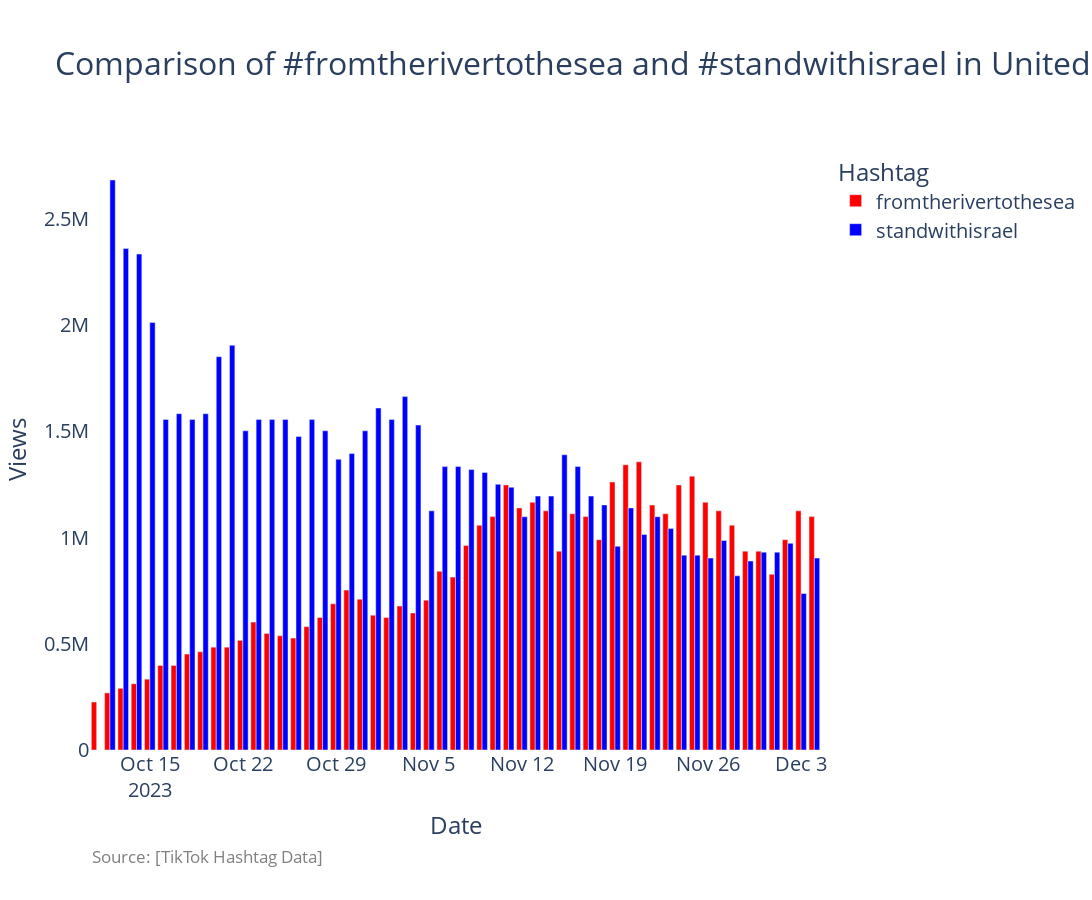

Here is the notebook cell this chart was saved with:
### Code cell
#trends_df_dict[country_code][['standwithisrael','freepalestine']]


def plot_trend_2x2(country_code, hashtag_list, df_trends, bar_colors=['red', 'blue']):
    # Check if the hashtag list contains exactly two hashtags
    if len(hashtag_list) != 2:
        print('Error: exactly 2 hashtags required')
        return

    # Extract the data for the two hashtags
    data = df_trends[hashtag_list]
    data['Date'] = data.index  # Assuming the index is the date

    # Melt the dataframe for plotting
    melted_data = data.melt(id_vars='Date', var_name='Hashtag', value_name='Views')

    # Plotting
    chart_title = f'Comparison of #{hashtag_list[0]} and #{hashtag_list[1]} in {COUNTRY_MAP[country_code]}'
    fig = px.bar(melted_data, x='Date', y='Views', color='Hashtag', 
                 color_discrete_sequence=bar_colors, barmode='group')

    # Update layout
    fig.update_layout(
        paper_bgcolor='white',
        plot_bgcolor='white',
        font=dict(size=20),
        title=dict(text=chart_title, font=dict(size=32)),
        xaxis_title='Date',
        yaxis_title='Views',
        showlegend=True,
        margin=dict(t=150, b=150),
        width=1800,
        height=900
    )

    # Source annotation
    fig.add_annotation(
        text="Source: [TikTok Hashtag Data]",
        xref="paper", x=0.0,
        yref="paper", y=-0.2,
        showarrow=False,
        font=dict(size=17,color="grey"),
        align="left"
    )

    # Show the figure
    fig.show()

# Example usage
country_code = 'US'
hashtag_list = ['fromtherivertothesea','standwithisrael']
plot_trend_2x2(country_code, hashtag_list, trends_df_dict[country_code])

### Figure 1 — Plotly figure (JSON) as saved in the notebook; plotly's stock layout.template omitted (floating-point values rounded to 4 significant figures)
{"data": [{"alignmentgroup": "True", "hovertemplate": "Hashtag=fromtherivertothesea<br>Date=%{x}<br>Views=%{y}<extra></extra>", "legendgroup": "fromtherivertothesea", "marker": {"color": "red", "pattern": {"shape": ""}}, "name": "fromtherivertothesea", "offsetgroup": "fromtherivertothesea", "orientation": "v", "showlegend": true, "textposition": "auto", "type": "bar", "x": ["2023-10-11T00:00:00", "2023-10-12T00:00:00", "2023-10-13T00:00:00", "2023-10-14T00:00:00", "2023-10-15T00:00:00", "2023-10-16T00:00:00", "2023-10-17T00:00:00", "2023-10-18T00:00:00", "2023-10-19T00:00:00", "2023-10-20T00:00:00", "2023-10-21T00:00:00", "2023-10-22T00:00:00", "2023-10-23T00:00:00", "2023-10-24T00:00:00", "2023-10-25T00:00:00", "2023-10-26T00:00:00", "2023-10-27T00:00:00", "2023-10-28T00:00:00", "2023-10-29T00:00:00", "2023-10-30T00:00:00", "2023-10-31T00:00:00", "2023-11-01T00:00:00", "2023-11-02T00:00:00", "2023-11-03T00:00:00", "2023-11-04T00:00:00", "2023-11-05T00:00:00", "2023-11-06T00:00:00", "2023-11-07T00:00:00", "2023-11-08T00:00:00", "2023-11-09T00:00:00", "2023-11-10T00:00:00", "2023-11-11T00:00:00", "2023-11-12T00:00:00", "2023-11-13T00:00:00", "2023-11-14T00:00:00", "2023-11-15T00:00:00", "2023-11-16T00:00:00", "2023-11-17T00:00:00", "2023-11-18T00:00:00", "2023-11-19T00:00:00", "2023-11-20T00:00:00", "2023-11-21T00:00:00", "2023-11-22T00:00:00", "2023-11-23T00:00:00", "2023-11-24T00:00:00", "2023-11-25T00:00:00", "2023-11-26T00:00:00", "2023-11-27T00:00:00", "2023-11-28T00:00:00", "2023-11-29T00:00:00", "2023-11-30T00:00:00", "2023-12-01T00:00:00", "2023-12-02T00:00:00", "2023-12-03T00:00:00", "2023-12-04T00:00:00"], "xaxis": "x", "y": [225800.0, 268800.0, 290300.0, 311800.0, 333300.0, 397900.0, 397900.0, 451600.0, 462400.0, 483900.0, 483900.0, 516100.0, 602200.0, 548400.0, 537600.0, 526900.0, 580700.0, 623700.0, 688200.0, 752700.0, 709700.0, 634400.0, 623700.0, 677400.0, 645200.0, 705100.0, 840700.0, 813600.0, 962700.0, 1058000.0, 1098000.0, 1247000.0, 1139000.0, 1166000.0, 1125000.0, 935600.0, 1112000.0, 1098000.0, 989900.0, 1261000.0, 1342000.0, 1356000.0, 1153000.0, 1112000.0, 1247000.0, 1288000.0, 1166000.0, 1125000.0, 1058000.0, 935600.0, 935600.0, 827100.0, 989900.0, 1125000.0, 1098000.0], "yaxis": "y"}, {"alignmentgroup": "True", "hovertemplate": "Hashtag=standwithisrael<br>Date=%{x}<br>Views=%{y}<extra></extra>", "legendgroup": "standwithisrael", "marker": {"color": "blue", "pattern": {"shape": ""}}, "name": "standwithisrael", "offsetgroup": "standwithisrael", "orientation": "v", "showlegend": true, "textposition": "auto", "type": "bar", "x": ["2023-10-11T00:00:00", "2023-10-12T00:00:00", "2023-10-13T00:00:00", "2023-10-14T00:00:00", "2023-10-15T00:00:00", "2023-10-16T00:00:00", "2023-10-17T00:00:00", "2023-10-18T00:00:00", "2023-10-19T00:00:00", "2023-10-20T00:00:00", "2023-10-21T00:00:00", "2023-10-22T00:00:00", "2023-10-23T00:00:00", "2023-10-24T00:00:00", "2023-10-25T00:00:00", "2023-10-26T00:00:00", "2023-10-27T00:00:00", "2023-10-28T00:00:00", "2023-10-29T00:00:00", "2023-10-30T00:00:00", "2023-10-31T00:00:00", "2023-11-01T00:00:00", "2023-11-02T00:00:00", "2023-11-03T00:00:00", "2023-11-04T00:00:00", "2023-11-05T00:00:00", "2023-11-06T00:00:00", "2023-11-07T00:00:00", "2023-11-08T00:00:00", "2023-11-09T00:00:00", "2023-11-10T00:00:00", "2023-11-11T00:00:00", "2023-11-12T00:00:00", "2023-11-13T00:00:00", "2023-11-14T00:00:00", "2023-11-15T00:00:00", "2023-11-16T00:00:00", "2023-11-17T00:00:00", "2023-11-18T00:00:00", "2023-11-19T00:00:00", "2023-11-20T00:00:00", "2023-11-21T00:00:00", "2023-11-22T00:00:00", "2023-11-23T00:00:00", "2023-11-24T00:00:00", "2023-11-25T00:00:00", "2023-11-26T00:00:00", "2023-11-27T00:00:00", "2023-11-28T00:00:00", "2023-11-29T00:00:00", "2023-11-30T00:00:00", "2023-12-01T00:00:00", "2023-12-02T00:00:00", "2023-12-03T00:00:00", "2023-12-04T00:00:00"], "xaxis": "x", "y": [null, 2682000.0, 2361000.0, 2334000.0, 2012000.0, 1556000.0, 1583000.0, 1556000.0, 1583000.0, 1851000.0, 1905000.0, 1502000.0, 1556000.0, 1556000.0, 1556000.0, 1475000.0, 1556000.0, 1502000.0, 1368000.0, 1395000.0, 1502000.0, 1609000.0, 1556000.0, 1663000.0, 1529000.0, 1125000.0, 1334000.0, 1334000.0, 1320000.0, 1306000.0, 1250000.0, 1237000.0, 1098000.0, 1195000.0, 1195000.0, 1389000.0, 1334000.0, 1195000.0, 1153000.0, 958600.0, 1139000.0, 1014000.0, 1098000.0, 1042000.0, 917000.0, 917000.0, 903100.0, 986400.0, 819700.0, 889200.0, 930800.0, 930800.0, 972500.0, 736300.0, 903100.0], "yaxis": "y"}], "layout": {"annotations": [{"align": "left", "font": {"color": "grey", "size": 17}, "showarrow": false, "text": "Source: [TikTok Hashtag Data]", "x": 0, "xref": "paper", "y": -0.2, "yref": "paper"}], "barmode": "group", "font": {"size": 20}, "height": 900, "legend": {"title": {"text": "Hashtag"}, "tracegroupgap": 0}, "margin": {"b": 150, "t": 150}, "paper_bgcolor": "white", "plot_bgcolor": "white", "showlegend": true, "title": {"font": {"size": 32}, "text": "Comparison of #fromtherivertothesea and #standwithisrael in United States"}, "width": 1800, "xaxis": {"anchor": "y", "domain": [0, 1], "title": {"text": "Date"}}, "yaxis": {"anchor": "x", "domain": [0, 1], "title": {"text": "Views"}}}}
